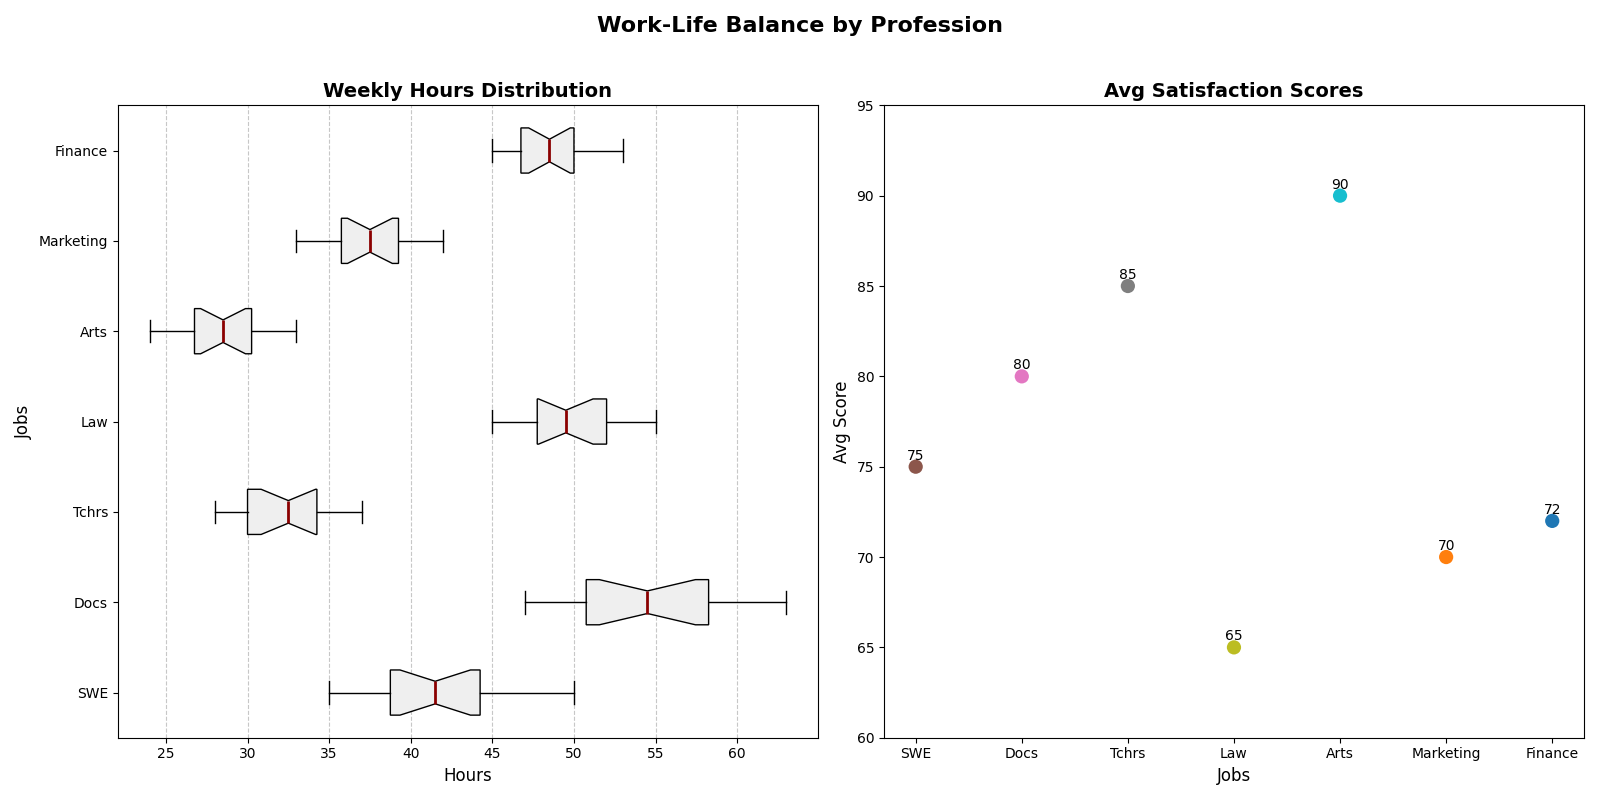

Reproduce this figure in Python.
import numpy as np
import matplotlib.pyplot as plt

working_hours = {
    "SWE": [40, 42, 38, 45, 50, 35, 40, 38, 42, 48, 44, 46, 37, 39, 41, 43],
    "Docs": [50, 55, 60, 52, 58, 62, 48, 54, 57, 63, 56, 59, 53, 51, 49, 47],
    "Tchrs": [30, 32, 29, 35, 34, 37, 33, 28, 31, 36, 32, 30, 29, 33, 34, 35],
    "Law": [45, 48, 52, 55, 50, 46, 49, 53, 47, 51, 54, 48, 50, 52, 47, 49],
    "Arts": [25, 28, 30, 32, 29, 27, 26, 31, 33, 28, 30, 25, 27, 29, 24, 32],
    "Marketing": [35, 38, 40, 42, 39, 36, 33, 37, 41, 34, 39, 38, 42, 36, 37, 34],
    "Finance": [45, 47, 50, 53, 49, 46, 48, 52, 50, 51, 50, 49, 48, 47, 46, 45]
}

average_satisfaction = {
    "SWE": 75,
    "Docs": 80,
    "Tchrs": 85,
    "Law": 65,
    "Arts": 90,
    "Marketing": 70,
    "Finance": 72
}

professions = list(working_hours.keys())
data = list(working_hours.values())
satisfaction_scores = [average_satisfaction[profession] for profession in professions]

fig, axes = plt.subplots(1, 2, figsize=(16, 8))

axes[0].boxplot(
    data, vert=False, patch_artist=True, labels=professions, notch=True,
    boxprops=dict(facecolor='#efefef', color='black'),
    whiskerprops=dict(color='black'),
    capprops=dict(color='black'),
    flierprops=dict(marker='o', markerfacecolor='red', markersize=8, linestyle='none'),
    medianprops=dict(color='darkred', linewidth=2)
)

# New set of colors applied, updated to accommodate new professions
new_colors = ['#8c564b', '#e377c2', '#7f7f7f', '#bcbd22', '#17becf', '#ff7f0e', '#1f77b4']
for patch, color in zip(axes[0].artists, new_colors):
    patch.set_facecolor(color)

axes[0].set_title("Weekly Hours Distribution", fontsize=14, weight='bold')
axes[0].set_xlabel("Hours", fontsize=12)
axes[0].set_ylabel("Jobs", fontsize=12)
axes[0].grid(axis='x', linestyle='--', alpha=0.7)

axes[1].scatter(professions, satisfaction_scores, color=new_colors, s=150, edgecolors='white', linewidth=2)
axes[1].set_title("Avg Satisfaction Scores", fontsize=14, weight='bold')
axes[1].set_xlabel("Jobs", fontsize=12)
axes[1].set_ylabel("Avg Score", fontsize=12)
axes[1].set_ylim(60, 95)

for i, txt in enumerate(satisfaction_scores):
    axes[1].annotate(txt, (professions[i], satisfaction_scores[i]), textcoords="offset points", xytext=(0,5), ha='center', fontsize=10)

fig.suptitle("Work-Life Balance by Profession", fontsize=16, weight='bold')

plt.tight_layout(rect=[0, 0, 1, 0.96])
plt.show()
